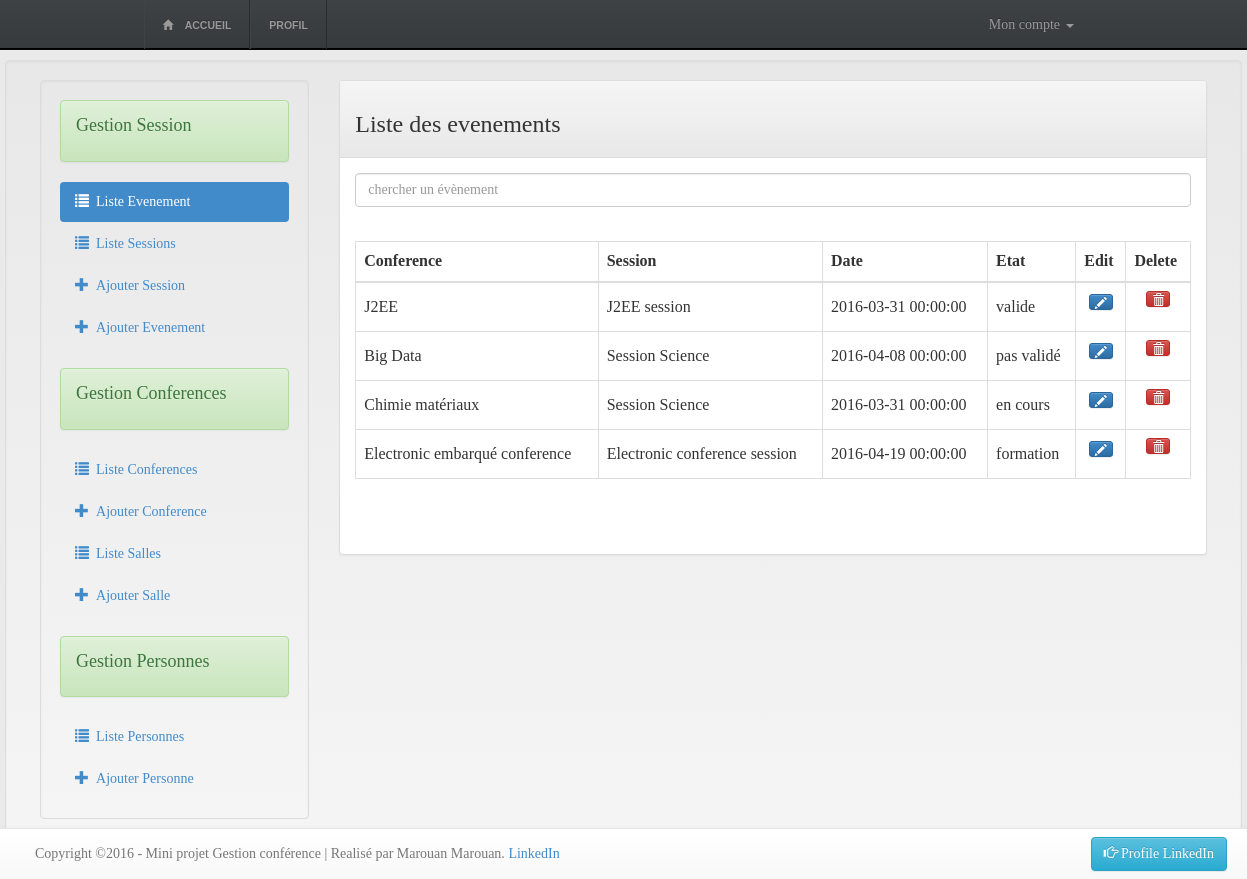
The app's page /profile.php (signed in) with its own data.
### tables this page shows
CREATE TABLE `session_conference` (
  `id_sc` int(11) NOT NULL,
  `id_con` int(11) NOT NULL,
  `id_ses` int(11) NOT NULL,
  `dateeffective_sc` datetime NOT NULL,
  `etat_sc` varchar(15) NOT NULL
);

CREATE TABLE `conference` (
  `id_con` int(11) NOT NULL,
  `code_con` varchar(10) NOT NULL,
  `libelle_con` varchar(120) NOT NULL,
  `description_con` text NOT NULL,
  `id_salle` int(11) NOT NULL
);

CREATE TABLE `sessions` (
  `id_ses` int(11) NOT NULL,
  `libelle_ses` varchar(100) DEFAULT NULL,
  `dateprevue_ses` date NOT NULL,
  `description_ses` text
);

### model/DAO/DAOSessionConference.php (called while the page is built, shortened)
<?php
class DAOSessionConference {
    private $db;
    function __construct($DB_con)
    {
        $this->db = $DB_con;
    }
    public function listeSessionConferences()
    {
        $stmt = $this->db->query("select * from session_conference");
        return $stmt;
    }
}

### model/DAO/DAOConference.php (called while the page is built, shortened)
<?php
class DAOConference {
    private $db;
    function __construct($DB_con)
    {
        $this->db = $DB_con;
    }
 public function readNameConference(){
    $query = "SELECT libelle_con FROM conference WHERE id_con = ? limit 0,1";
    $stmt = $this->db->prepare( $query );
    $stmt->bindParam(1, $this->id_con);
    $stmt->execute();
    $row = $stmt->fetch(PDO::FETCH_ASSOC);
    $this->libelle_con = $row['libelle_con'];
}
}

### model/DAO/DAOSession.php (called while the page is built, shortened)
<?php
class DAOSession {
    private $db;
    function __construct($DB_con)
    {
        $this->db = $DB_con;
    }
public function readNameSession(){
    $query = "SELECT libelle_ses FROM sessions WHERE id_ses = ? limit 0,1";
    $stmt = $this->db->prepare( $query );
    $stmt->bindParam(1, $this->id_ses);
    $stmt->execute();
    $row = $stmt->fetch(PDO::FETCH_ASSOC);
    $this->libelle_ses = $row['libelle_ses'];
}
}

### gestionSessions.php (the view, shortened to what this page needs)
<div class="tab-pane active" id="listeEvenement">
  <div class="tabbable">
    <div class="tab-content">
      <div class="tab-pane active" id="listeEvenement">
        <div class="panel panel-default">
          <div class="panel-heading">
            <h3>Liste des evenements</h3>
          </div>
          <div class="panel-body">
            <form method="get">
              <input class="form-control" id="system-search-e" name="q" placeholder="chercher un évènement" required>
              <br>
            </form>
            <div class="table-responsive">
              <table class="table table-list-search table-bordered table-hover">
                <thead>
                  <tr>
                    <th>Conference</th>
                    <th>Session</th>
                    <th>Date</th>
                    <th>Etat</th>
                    <th>Edit</th>
                    <th>Delete</th>
                  </tr>
                </thead>
                <tbody id="myEve">
                  <?php
                  $sc=new DAOSessionConference($db_instance);
                  $reponse=$sc->listeSessionConferences();
                  $conf=new DAOConference($db_instance);
                  $ses=new DAOSession($db_instance);
                  while($donnees = $reponse->fetch(PDO::FETCH_ASSOC))
                  {
                    ?>
                    <tr>
                      <td text="center">
                        <?php
                        $conf->id_con = $donnees['id_con'];
                        $conf->readNameConference();
                        echo $conf->libelle_con;
                        ?>
                      </td>
                      <td>
                        <?php
                        $ses->id_ses = $donnees['id_ses'];
                        $ses->readNameSession();
                        echo $ses->libelle_ses;
                        ?>
                      </td>
                      <td><?php echo $donnees['dateeffective_sc'];?></td>
                      <td><?php echo $donnees['etat_sc'];?></td>
                      <td class="text-center"><p data-placement="top"><a class="btn btn-primary btn-xs" data-title="Edit" data-toggle="modal" data-target="#edit_eve" data-whatever="<?php echo $donnees['id_sc']; ?>" ><span class="glyphicon glyphicon-pencil"></span></a></p></td>
                      <td class="text-center">
                        <form action="deleteEvenement.php?delete_even=<?php echo $donnees['id_sc'];?>" method="post">
                          <button class="btn btn-xs btn-danger" type="button" name="supprimer" data-toggle="modal" data-target="#confirmDelete" data-title="Delete Confirmation" data-message="Vous êtes sur de supprimer ?"><span class="glyphicon glyphicon-trash"></span>
                          </button>
                        </form>
                      </td>
                    </tr>
                    <?php } ?>
                  </tbody>
                </table>
              </div>
              <div class="text-center">
              </div>
            </div>
          </div>
        </div>
      </div>
    </div>
  </div>

### profile.php (shortened to what this page needs)
<?php
include("model/config/connexion.php");
include ("model/DAO/DAOConference.php");
include ("model/DAO/DAOSession.php");
include ("model/DAO/DAOSessionConference.php");
?>
<!DOCTYPE html>
<html lang="fr">
<head>
  <link rel="stylesheet" type="text/css" href="assets/css/bootstrap.min.css"/>
  <link rel="stylesheet" href="assets/css/bootstrap-theme.min.css">
  <link rel="stylesheet" href="https://maxcdn.bootstrapcdn.com/font-awesome/4.5.0/css/font-awesome.min.css">
  <link rel="stylesheet" href="//cdnjs.cloudflare.com/ajax/libs/bootstrap-datepicker/1.3.0/css/datepicker.min.css" />
  <link rel="stylesheet" href="//cdnjs.cloudflare.com/ajax/libs/bootstrap-datepicker/1.3.0/css/datepicker3.min.css" />
  <link rel="stylesheet" href="assets/css/style.css">
  <link rel="stylesheet" href="assets/css/design.css">
  <link rel="stylesheet" href="assets/css/details.css">
  <link rel="stylesheet" href="assets/css/error-page.css">
</head>
<body>
  <?php include("template/header.php"); ?>
  <div class="container">
    <div class="row well">
      <div id="sidebar" class="tabbable">
        <div class="span3">
          <div class="col-md-3">
           <div class="well">
            <ul id="sidenav" class="nav nav-pills nav-stacked">
              <div class="alert alert-success">
                <h4>Gestion Session</h4>
              </div>
              <li class="active"><a href="#listeEvenement" data-toggle="tab"><span class="glyphicon glyphicon-list"></span>&nbsp;&nbsp;Liste Evenement</a>
              </li>
              <li><a href="#listeSession" data-toggle="tab"><span class="glyphicon glyphicon-list"></span>&nbsp;&nbsp;Liste Sessions</a>
              </li>
              <li><a href="#ajoutSession" data-toggle="tab"><span class="glyphicon glyphicon-plus"></span>&nbsp;&nbsp;Ajouter Session</a>
              </li>
              <li><a href="#ajoutEvenement" data-toggle="tab"><span class="glyphicon glyphicon-plus"></span>&nbsp;&nbsp;Ajouter Evenement</a>
              </li>
              <br>
              <div class="alert alert-success">
                <h4>Gestion Conferences</h4>
              </div>
              <li><a href="#listeConference" data-toggle="tab"><span class="glyphicon glyphicon-list"></span>&nbsp;&nbsp;Liste Conferences</a>
              </li>
              <li><a href="#ajoutConference" data-toggle="tab"><span class="glyphicon glyphicon-plus"></span>&nbsp;&nbsp;Ajouter Conference</a>
              </li>
              <li><a href="#listeSalle" data-toggle="tab"><span class="glyphicon glyphicon-list"></span>&nbsp;&nbsp;Liste Salles</a>
              </li>
              <li><a href="#ajoutSalle" data-toggle="tab"><span class="glyphicon glyphicon-plus"></span>&nbsp;&nbsp;Ajouter Salle</a>
              </li>
               <br>
               <div class="alert alert-success">
                <h4>Gestion Personnes</h4>
              </div>
              <li><a href="#listeUtilisateur" data-toggle="tab"><span class="glyphicon glyphicon-list"></span>&nbsp;&nbsp;Liste Personnes</a>
              </li>
              <li><a href="#register" data-toggle="tab"><span class="glyphicon glyphicon-plus"></span>&nbsp;&nbsp;Ajouter Personne</a>
              </li>
            </ul>
          </div>
        </div>
      </div>
      <div class="span9">
        <div class="col-md-9">
          <div class="tab-content">
           <?php include("gestionSessions.php") ?>
          </div>
        </div>
      </div>
    </div>
  </div>
</div>
<?php
include ("/template/footer.php");
?>

### template/header.php (shortened to what this page needs)
<nav class="navbar navbar-inverse navbar-fixed-top" role="navigation">
  <div class="navbar-inner">
   <div class="container">
      <div class="collapse navbar-collapse">
          <header>
            <div class="wrap">
               <ul class="nav navbar-nav navbar-left">
                   <li><a href="/conference/index.php" class="li-home"><span class="glyphicon glyphicon-home"></span> &nbsp;&nbsp;&nbsp;Accueil</a></li>
                   <li><a href="/conference/profile.php" class="li-profile"><i class="icon-file"></i> Profil</a></li>
               </ul>
            <?php if(isset( $_SESSION['user_session'] )) : ?>
                <ul class="nav navbar-nav navbar-right">
                    <li class="dropdown"><a href="#" class="dropdown-toggle" data-toggle="dropdown">Mon compte
                            <b class="caret"></b></a>
                    </li>
                </ul>
		<?php else :?>
                    <div id="login">
                        <a href="#" class="btn blue" id="prehome-mail" data-toggle="modal" data-target="#signin" data-original-title>Connexion</a>
                    </div>
                <?php  endif; ?>
            </div>
        </header>
       </div>
    </div>
</div>
</nav>

### template/footer.php
<div class="navbar navbar-default navbar-fixed-bottom">
    <div class="container">
      <p class="navbar-text pull-left">Copyright ©2016 - Mini projet Gestion conf&#233rence | Realis&#233 par Marouan Marouan.
           <a href="https://fr.linkedin.com/in/marouan-marouan-1b490764" target="_blank" >LinkedIn</a>
      </p>
      <a href="https://fr.linkedin.com/in/marouan-marouan-1b490764" class="navbar-btn btn-info btn pull-right">
      <span class="glyphicon glyphicon-hand-right"> </span> Profile LinkedIn</a>
    </div>
  </div>
</body>
</html>

### assets/css/style.css (style rules this page uses)
.navbar-nav.navbar-right:last-child { margin-right: 15px !important; }

### assets/css/design.css (style rules this page uses)
body { background-color: #E8E8E8; }
.wrap { width: 960px; margin: 0 auto; position: relative; }
header { position: fixed; top: 0; left: 0; right: 0; width: 100%; height: 49px; border-bottom: solid 1px #000000; background: #3e4244; background: -moz-linear-gradient(top, #3e4244 0%, #363a3c 100%); background: -webkit-gradient(linear, left top, left bottom, color-stop(0%,#3e4244), color-stop(100%,#363a3c)); background: -webkit-linear-gradient(top, #3e4244 0%,#363a3c 100%); background: -o-linear-gradient(top, #3e4244 0%,#363a3c 100%); background: -ms-linear-gradient(top, #3e4244 0%,#363a3c 100%); background: linear-gradient(to bottom, #3e4244 0%,#363a3c 100%); filter: progid:DXImageTransform.Microsoft.gradient( startColorstr='#3e4244', endColorstr='#363a3c',GradientType=0 ); z-index: 99; }
ul.nav.navbar-nav.navbar-left li { font-family: Arial; border-left: 1px solid #3f4345; border-right: 1px solid #292c2d; display: block; height: 49px; font-size: .75em; font-weight: bold; line-height: 49px; color: #d4d4d4; text-shadow: 0 -1px 2px rgba(0,0,0,0.7); text-transform: uppercase; padding: 0 3px; }
.panel-heading { background-color:#009DDF; }
.container { width: 1237px; }

### profile.php (style rules this page uses)
body { padding-top:60px; }
@media screen and (min-width: 992px) { body { padding-top: 60px; } }

### records on screen
session_conference: id_con.libelle_con "J2EE", id_ses.libelle_ses "J2EE session", dateeffective_sc "2016-03-31 00:00:00", etat_sc "valide"
session_conference: id_con.libelle_con "Big Data", id_ses.libelle_ses "Session Science", dateeffective_sc "2016-04-08 00:00:00", etat_sc "pas validé"
session_conference: id_con.libelle_con "Chimie matériaux", id_ses.libelle_ses "Session Science", dateeffective_sc "2016-03-31 00:00:00", etat_sc "en cours"
session_conference: id_con.libelle_con "Electronic embarqué conference", id_ses.libelle_ses "Electronic conference session", dateeffective_sc "2016-04-19 00:00:00", etat_sc "formation"
